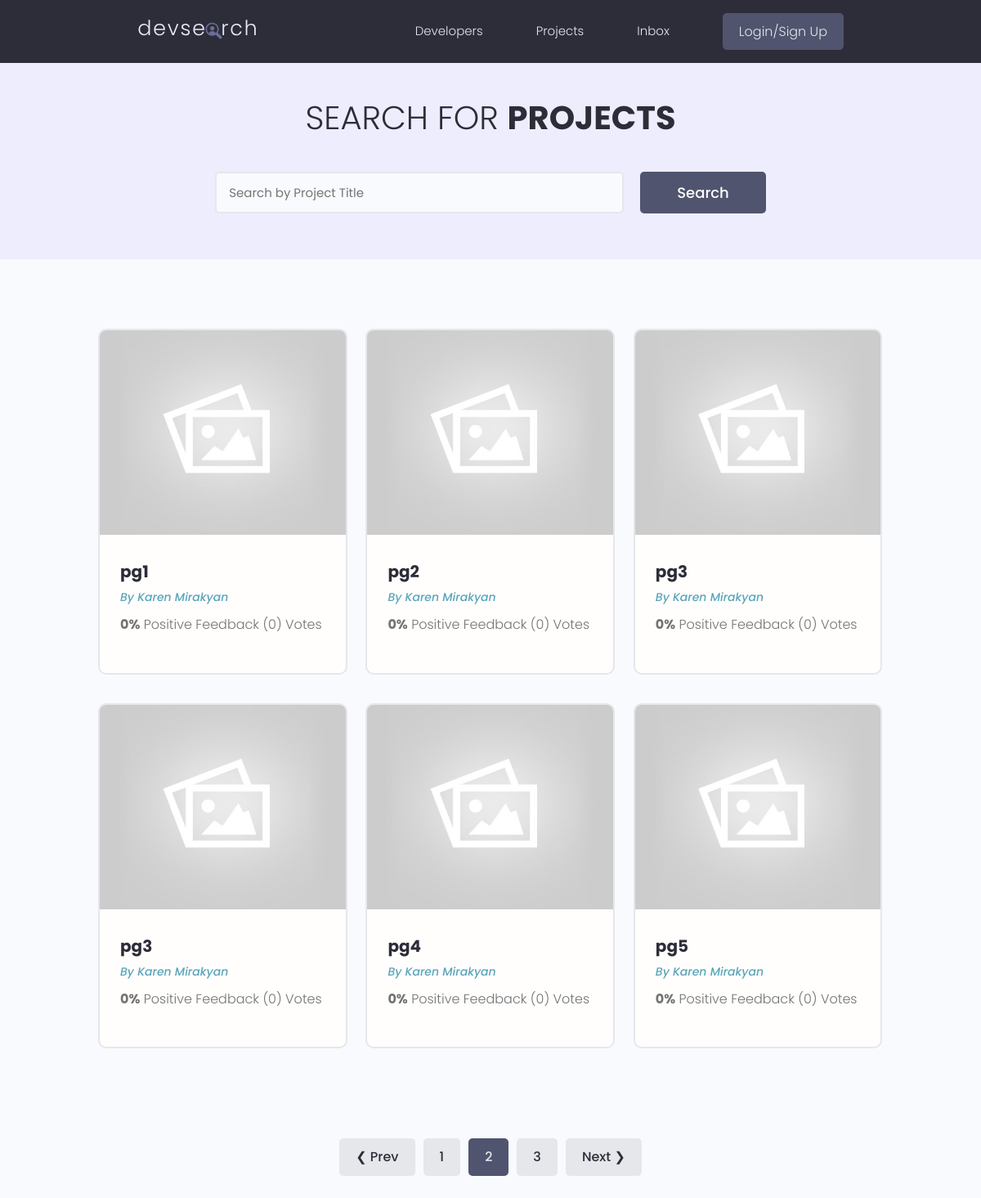
The page /projects/?page=2 on the database as committed earlier.
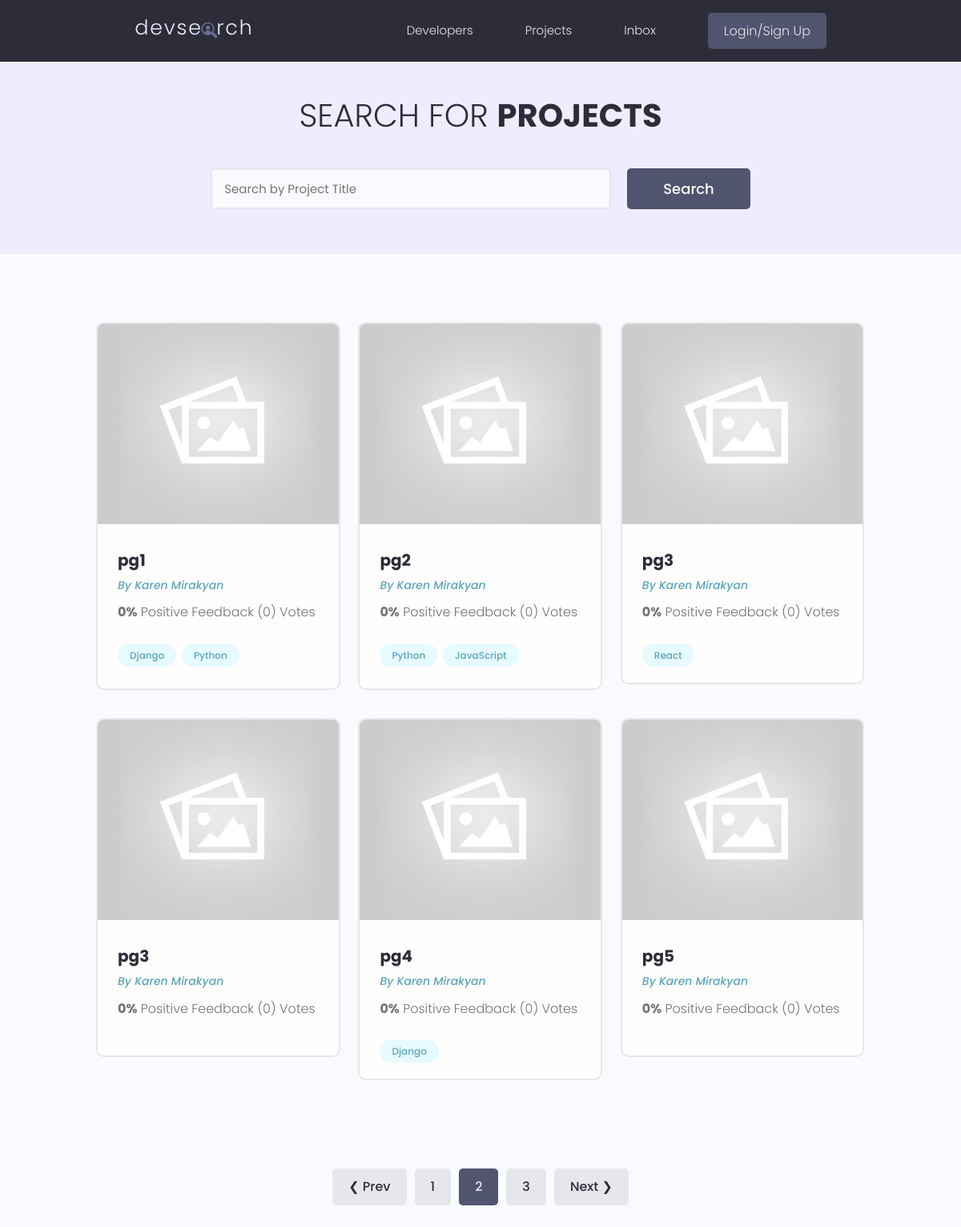
The same page on the database as committed later.
### projects/models.py (models this page shows, shortened)
class Project(models.Model):
    id = models.UUIDField(default=uuid.uuid4, unique=True, primary_key=True, editable=False)
    owner = models.ForeignKey(Profile, null=True, blank=True, on_delete=models.SET_NULL)
    title = models.CharField(max_length=200)
    description = models.TextField(null=True, blank=True)
    featured_image = models.ImageField(null=True, blank=True, default='default.jpg')
    demo_link = models.CharField(max_length=2000, null=True, blank=True)
    source_link = models.CharField(max_length=2000, null=True, blank=True)
    tags = models.ManyToManyField('Tag', blank=True)
    vote_total = models.IntegerField(default=0, null=True, blank=True)
    vote_ratio = models.IntegerField(default=0, null=True, blank=True)
    created = models.DateTimeField(auto_now_add=True)
    class Meta:
        ordering = ['created']

class Tag(models.Model):
    name = models.CharField(max_length=200)
    created = models.DateTimeField(auto_now_add=True)
    id = models.UUIDField(default=uuid.uuid4, unique=True, primary_key=True, editable=False)
    def __str__(self):
        return self.name

### users/models.py (models this page shows, shortened)
class Profile(models.Model):
    user = models.OneToOneField(User, on_delete=models.CASCADE, null=True, blank=True)
    name = models.CharField(max_length=200, blank=True, null=True)
    username = models.CharField(max_length=200, blank=True, null=True)
    location = models.CharField(max_length=200, blank=True, null=True)
    email = models.EmailField(max_length=200, blank=True, null=True)
    short_intro = models.CharField(max_length=200, blank=True, null=True)
    bio = models.TextField(blank=True, null=True)
    profile_image = models.ImageField(null=True, blank=True, upload_to='profiles/', default='profiles/user-default.png')
    social_github = models.CharField(max_length=200, blank=True, null=True)
    social_twitter = models.CharField(max_length=200, blank=True, null=True)
    social_linkedin = models.CharField(max_length=200, blank=True, null=True)
    social_youtube = models.CharField(max_length=200, blank=True, null=True)
    social_website = models.CharField(max_length=200, blank=True, null=True)
    created = models.DateTimeField(auto_now_add=True)
    id = models.UUIDField(default=uuid.uuid4, unique=True, primary_key=True, editable=False)

### projects/views.py (the view)
# urls.py: path('projects/', include('projects.urls')),
def projects(request):
    projects, search_query = search_project(request)
    custom_range, projects = paginate_projects(request, projects, 6)
    context = {
        'projects': projects,
        'search_query': search_query,
        'custom_range': custom_range,
    }
    return render(request, 'projects/projects.html', context)

### projects/utils.py (called while the page is built)
def search_project(request):
    search_query = ''
    if request.GET.get('search_query'):
        search_query = request.GET.get('search_query')
    tags = Tag.objects.filter(name__icontains=search_query)
    projects = Project.objects.distinct().filter(
        Q(title__icontains=search_query) |
        Q(description__icontains=search_query) |
        Q(owner__name__icontains=search_query) |
        Q(tags__in=tags)
    )
    return projects, search_query

def paginate_projects(request, projects, results):
    page = request.GET.get('page')
    results = results
    paginator = Paginator(projects, results)
    try:
        projects = paginator.page(page)
    except PageNotAnInteger:
        page = 1
        projects = paginator.page(page)
    except EmptyPage:
        page = paginator.num_pages
        projects = paginator.page(page)
    left_index = (int(page) - 4)
    right_index = (int(page) + 5)
    if left_index < 1:
        left_index = 1
    if right_index > paginator.num_pages:
        right_index = paginator.num_pages + 1
    custom_range = range(left_index, right_index)
    return custom_range, projects

### projects/templates/projects/projects.html (shortened to what this page needs)
{%  extends 'main.html' %}
{%  block content %}
  <main class="projects">
    <section class="hero-section text-center">
      <div class="container container--narrow">
        <div class="hero-section__box">
          <h2>Search for <span>Projects</span></h2>
        </div>
        <div class="hero-section__search">
          <form id="searchForm" class="form" action="{% url 'projects' %}" method="get">
            <div class="form__field">
              <input class="input input--text" id="formInput#search" type="text" name="search_query"
                value="{{ search_query }}" placeholder="Search by Project Title" />
            </div>
            <input class="btn btn--sub btn--lg" type="submit" value="Search" />
          </form>
        </div>
      </div>
    </section>
    <section class="projectsList">
      <div class="container">
        <div class="grid grid--three">
            {% for project in projects %}
                <div class="column">
            <div class="card project">
              <a href="{% url 'project' project.id %}" class="project">
                <img class="project__thumbnail" src="{{ project.featured_image.url}}" alt="project thumbnail" />
                <div class="card__body">
                  <h3 class="project__title">{{ project.title}}</h3>
                  <p><a class="project__author" href="{% url 'user-profile' project.owner.id %}">By {{ project.owner.name }}</a></p>
                  <p class="project--rating">
                    <span style="font-weight: bold;">{{ project.vote_ratio }}%</span> Positive
                      Feedback ({{ project.vote_total}}) Vote{{ project.vote_total|pluralize:'s' }}
                  </p>
                  <div class="project__tags">
                      {% for tag in project.tags.all %}
                          <span class="tag tag--pill tag--main">
                              <small>{{ tag }}</small>
                          </span>
                      {% endfor %}
                  </div>
                </div>
              </a>
            </div>
          </div>
            {% endfor %}
        </div>
      </div>
    </section>
    {% include 'pagination.html' with queryset=projects %}
  </main>
{% endblock %}

Rows that differ between the two databases and show on the page:
changed Project "pg1": gains Tag (name "Django"); gains Tag (name "Python")
changed Project "pg2": gains Tag (name "Python"); gains Tag (name "JavaScript")
changed Project (number 3 of 6 on the later page): gains Tag (name "React")
changed Project "pg4": gains Tag (name "Django")
